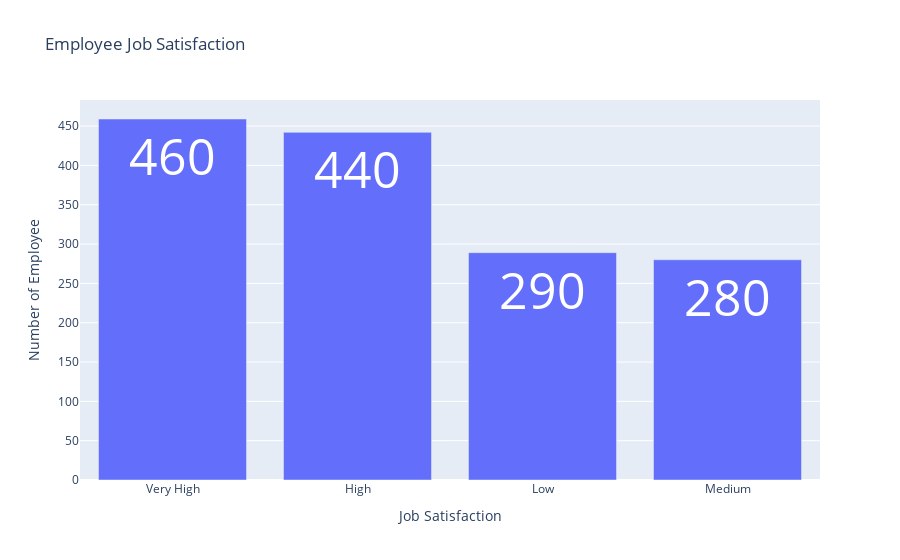

Notebook source saved alongside this figure:
### Code cell
# visualize the distribution of employees by job satisfaction
def viz_job_satisfaction(df, graph='bar'):
    df_job_satisfaction = df['JobSatisfaction'].value_counts()
    # labels
    df_job_satisfaction.index = df_job_satisfaction.index.map({1:'Low', 2:'Medium', 3:'High', 4:'Very High'})
    if graph == 'bar':
        fig = px.bar(x=df_job_satisfaction.index, y=df_job_satisfaction.values, labels={'x':'Job Satisfaction', 'y':'Number of Employee'}, title='Employee Job Satisfaction', text=df_job_satisfaction.values)
        # increase text size
        fig.update_traces(texttemplate='%{text:.2s}', textposition='auto', textfont_size=50)
    elif graph == 'pie':
        fig = px.pie(names=df_job_satisfaction.index, values=df_job_satisfaction.values, title='Employee Job Satisfaction', hole=.7)
        fig.add_annotation(text='Employees<br>'+str(df.shape[0]), x=0.5, y=0.5, font_size=20, showarrow=False, )
    return fig

viz_job_satisfaction(df, graph='bar')

### Figure 1 — Plotly figure (JSON) as saved in the notebook; plotly's stock layout.template omitted (floating-point values rounded to 4 significant figures)
{"data": [{"alignmentgroup": "True", "hovertemplate": "Job Satisfaction=%{x}<br>Number of Employee=%{y}<br>text=%{text}<extra></extra>", "legendgroup": "", "marker": {"color": "#636efa", "pattern": {"shape": ""}}, "name": "", "offsetgroup": "", "orientation": "v", "showlegend": false, "text": [459, 442, 289, 280], "textfont": {"size": 50}, "textposition": "auto", "texttemplate": "%{text:.2s}", "type": "bar", "x": ["Very High", "High", "Low", "Medium"], "xaxis": "x", "y": [459, 442, 289, 280], "yaxis": "y"}], "layout": {"barmode": "relative", "legend": {"tracegroupgap": 0}, "title": {"text": "Employee Job Satisfaction"}, "xaxis": {"anchor": "y", "domain": [0, 1], "title": {"text": "Job Satisfaction"}}, "yaxis": {"anchor": "x", "domain": [0, 1], "title": {"text": "Number of Employee"}}}}
